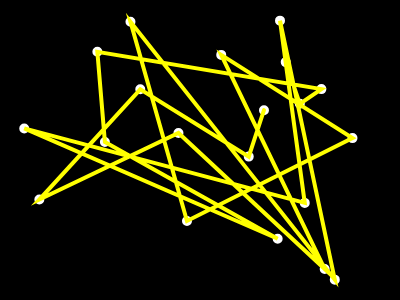
Frame 1 (no input)
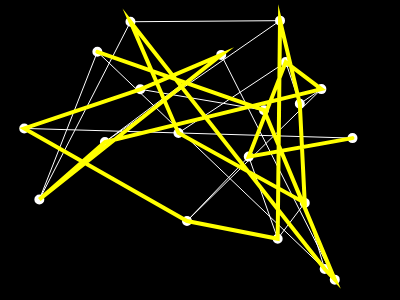
Frame 60 (no input)
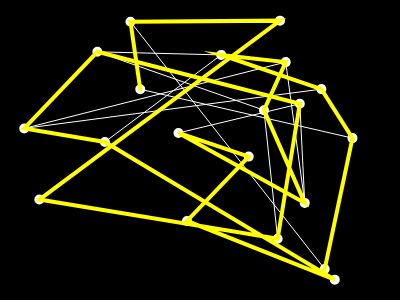
Frame 120 (the mouse pressed at the canvas centre since frame 60)

The p5.js sketch that drew these frames (run headless with seeded random() and noise() and a simulated clock; from frame 60 on, the mouse is pressed at the canvas centre):

// p5.js sketch
// ── sketch.js
var c=[];
var total=20;
var min;
var best=[];

function setup(){
	createCanvas(400,300);
	for(var i=0;i<total;i++){
		var v=createVector(random(width),random(height));
		c[i]=v;
	}
	var d=calcDistance(c);
	min=d;
	for(var i=0;i<total;i++){
		best[i]=c[i];
	}
	console.log(min);
}

function draw(){
	background(0);
	fill(255);
	stroke(255);
	strokeWeight(2);
	for(var i=0;i<c.length;i++){
		ellipse(c[i].x,c[i].y,8,8);
	}

	stroke(255);
	strokeWeight(1);
	noFill();

	beginShape();
	for(var i=0;i<c.length;i++){
		vertex(c[i].x,c[i].y);
	}
	endShape();
	
	stroke(255,255,0);
	strokeWeight(4);
	noFill();
	
	beginShape();
	for(var i=0;i<best.length;i++){
		vertex(best[i].x,best[i].y);
	}
	endShape();
	
	var i=floor(random(c.length));
	var j=floor(random(c.length));
	swap(c,i,j);
	var d=calcDistance(c);
	if(d<min){
		min=d;
		console.log(min);
		for(var i=0;i<total;i++){
			best[i]=c[i];
		}
	}
}

function swap(a,i,j){
	var t=a[i];
	a[i]=a[j];
	a[j]=t;
}

function calcDistance(p){
	var sum=0;
	for(var i=0;i<p.length-1;i++){
		var d=dist(p[i].x,p[i].y,p[i+1].x,p[i+1].y);
		sum+=d;
	}
	return sum;
}
